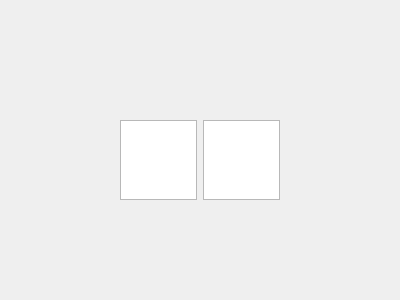
<?xml version="1.0" encoding="UTF-8"?>
<ui version="4.0">
 <class>Dialog</class>
 <widget class="QDialog" name="Dialog">
  <property name="geometry">
   <rect>
    <x>0</x>
    <y>0</y>
    <width>400</width>
    <height>300</height>
   </rect>
  </property>
  <property name="windowTitle">
   <string>Dialog</string>
  </property>
  <widget class="QWidget" name="horizontalLayoutWidget">
   <property name="geometry">
    <rect>
     <x>120</x>
     <y>120</y>
     <width>160</width>
     <height>80</height>
    </rect>
   </property>
   <layout class="QHBoxLayout" name="horizontalLayout">
    <item>
     <widget class="QListView" name="listView"/>
    </item>
    <item>
     <widget class="QPlainTextEdit" name="plainTextEdit"/>
    </item>
   </layout>
  </widget>
 </widget>
 <resources/>
 <connections/>
</ui>
